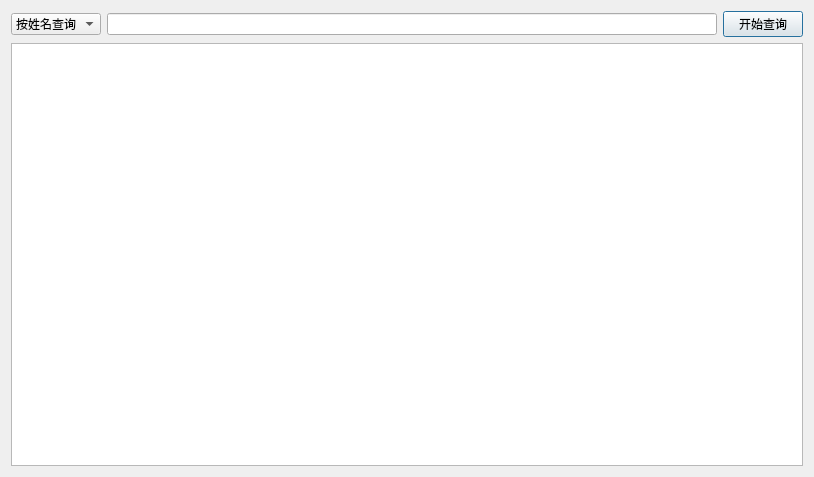
<?xml version="1.0" encoding="UTF-8"?>
<ui version="4.0">
 <class>queryStu</class>
 <widget class="QDialog" name="queryStu">
  <property name="geometry">
   <rect>
    <x>0</x>
    <y>0</y>
    <width>814</width>
    <height>477</height>
   </rect>
  </property>
  <property name="windowTitle">
   <string>查询学生</string>
  </property>
  <layout class="QVBoxLayout" name="verticalLayout">
   <item>
    <layout class="QHBoxLayout" name="horizontalLayout">
     <item>
      <widget class="QComboBox" name="cb_searchMethod">
       <item>
        <property name="text">
         <string>按姓名查询</string>
        </property>
       </item>
       <item>
        <property name="text">
         <string>按学号查询</string>
        </property>
       </item>
       <item>
        <property name="text">
         <string>按学院查询</string>
        </property>
       </item>
      </widget>
     </item>
     <item>
      <widget class="QLineEdit" name="le_searchContent"/>
     </item>
     <item>
      <widget class="QPushButton" name="btn_search">
       <property name="text">
        <string>开始查询</string>
       </property>
      </widget>
     </item>
    </layout>
   </item>
   <item>
    <widget class="QTableView" name="tableView"/>
   </item>
  </layout>
 </widget>
 <resources/>
 <connections/>
</ui>
